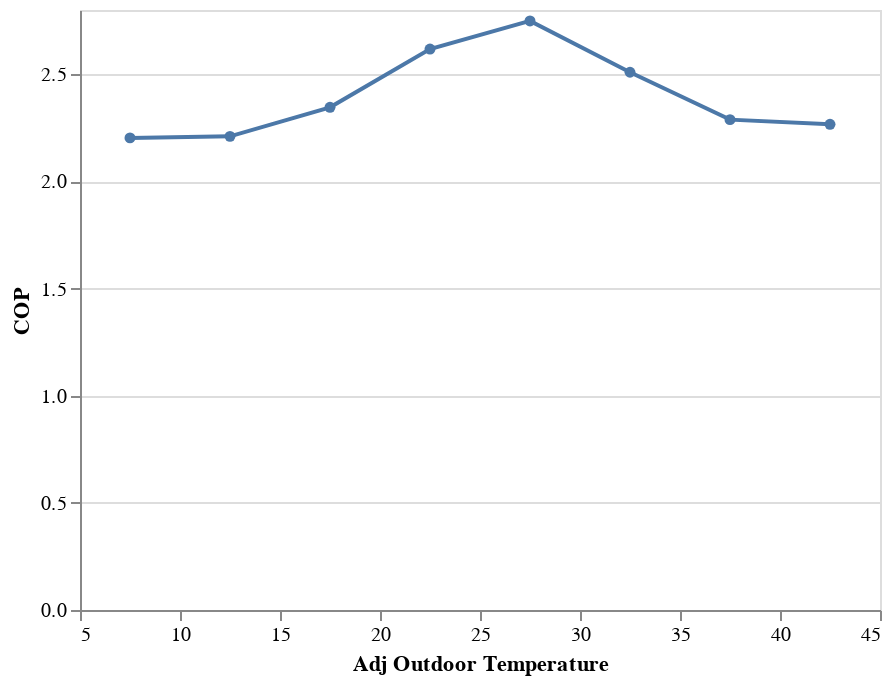

Notebook code for this chart:
### Code cell
alt.Chart(dfb).mark_line(point=True).encode(
    x = alt.X('Adj Outdoor Temp', bin=alt.Bin(maxbins=10), axis=alt.Axis(title='Adj Outdoor Temperature')),
    y = alt.Y('mean(COP)', axis=alt.Axis(title='COP')),
)

### Figure 1 — Vega-Lite specification as saved in the notebook (floating-point values rounded to 4 significant figures)
{"$schema": "https://vega.github.io/schema/vega-lite/v2.4.3.json", "config": {"view": {"height": 300, "width": 400}}, "data": {"values": [{"Adj Outdoor Temp": 16.95, "COP": 2.225, "Cycles/Hour": 0.3035, "Remote Thermostat": false}, {"Adj Outdoor Temp": 12.8, "COP": 1.988, "Cycles/Hour": 0.2437, "Remote Thermostat": false}, {"Adj Outdoor Temp": 15.61, "COP": 2.084, "Cycles/Hour": 0.3065, "Remote Thermostat": false}, {"Adj Outdoor Temp": 26.08, "COP": 2.587, "Cycles/Hour": 0.2461, "Remote Thermostat": false}, {"Adj Outdoor Temp": 14.25, "COP": 2.231, "Cycles/Hour": 0.1857, "Remote Thermostat": false}, {"Adj Outdoor Temp": 15.42, "COP": 2.217, "Cycles/Hour": 0.3114, "Remote Thermostat": false}, {"Adj Outdoor Temp": 12.36, "COP": 2.173, "Cycles/Hour": 0.3132, "Remote Thermostat": false}, {"Adj Outdoor Temp": 19.53, "COP": 2.27, "Cycles/Hour": 0.3146, "Remote Thermostat": false}, {"Adj Outdoor Temp": 13.72, "COP": 2.322, "Cycles/Hour": 0.2532, "Remote Thermostat": false}, {"Adj Outdoor Temp": 9.323, "COP": 2.203, "Cycles/Hour": 0.2544, "Remote Thermostat": false}, {"Adj Outdoor Temp": 11.41, "COP": 2.201, "Cycles/Hour": 0.3198, "Remote Thermostat": false}, {"Adj Outdoor Temp": 11.95, "COP": 2.293, "Cycles/Hour": 0.2573, "Remote Thermostat": false}, {"Adj Outdoor Temp": 11.25, "COP": 2.264, "Cycles/Hour": 0.2588, "Remote Thermostat": false}, {"Adj Outdoor Temp": 27.87, "COP": 2.544, "Cycles/Hour": 0.3907, "Remote Thermostat": false}, {"Adj Outdoor Temp": 26.45, "COP": 2.772, "Cycles/Hour": 0.7872, "Remote Thermostat": false}, {"Adj Outdoor Temp": 17.91, "COP": 2.512, "Cycles/Hour": 0.2635, "Remote Thermostat": false}, {"Adj Outdoor Temp": 17.01, "COP": 2.399, "Cycles/Hour": 0.3316, "Remote Thermostat": false}, {"Adj Outdoor Temp": 26.02, "COP": 2.776, "Cycles/Hour": 1.001, "Remote Thermostat": false}, {"Adj Outdoor Temp": 28.31, "COP": 2.513, "Cycles/Hour": 1.745, "Remote Thermostat": false}, {"Adj Outdoor Temp": 36.26, "COP": 2.094, "Cycles/Hour": 8.315, "Remote Thermostat": false}, {"Adj Outdoor Temp": 39.28, "COP": 2.238, "Cycles/Hour": 6.327, "Remote Thermostat": false}, {"Adj Outdoor Temp": 35.1, "COP": 2.361, "Cycles/Hour": 7.385, "Remote Thermostat": false}, {"Adj Outdoor Temp": 35.49, "COP": 2.191, "Cycles/Hour": 7.1, "Remote Thermostat": false}, {"Adj Outdoor Temp": 27.49, "COP": 2.764, "Cycles/Hour": 3.329, "Remote Thermostat": false}, {"Adj Outdoor Temp": 28.97, "COP": 2.84, "Cycles/Hour": 1.883, "Remote Thermostat": false}, {"Adj Outdoor Temp": 25.25, "COP": 2.888, "Cycles/Hour": 1.617, "Remote Thermostat": false}, {"Adj Outdoor Temp": 33.57, "COP": 2.402, "Cycles/Hour": 5.094, "Remote Thermostat": false}, {"Adj Outdoor Temp": 28.33, "COP": 2.749, "Cycles/Hour": 3.132, "Remote Thermostat": false}, {"Adj Outdoor Temp": 31.67, "COP": 2.649, "Cycles/Hour": 4.662, "Remote Thermostat": false}, {"Adj Outdoor Temp": 32.82, "COP": 2.483, "Cycles/Hour": 5.337, "Remote Thermostat": false}, {"Adj Outdoor Temp": 34.26, "COP": 2.481, "Cycles/Hour": 4.729, "Remote Thermostat": false}, {"Adj Outdoor Temp": 28.35, "COP": 2.852, "Cycles/Hour": 2.925, "Remote Thermostat": false}, {"Adj Outdoor Temp": 30.87, "COP": 2.701, "Cycles/Hour": 2.357, "Remote Thermostat": false}, {"Adj Outdoor Temp": 30.03, "COP": 2.639, "Cycles/Hour": 4.01, "Remote Thermostat": false}, {"Adj Outdoor Temp": 25.68, "COP": 2.77, "Cycles/Hour": 1.945, "Remote Thermostat": false}, {"Adj Outdoor Temp": 22.28, "COP": 2.56, "Cycles/Hour": 0.3013, "Remote Thermostat": false}, {"Adj Outdoor Temp": 24.63, "COP": 2.415, "Cycles/Hour": 0.3036, "Remote Thermostat": false}, {"Adj Outdoor Temp": 19.07, "COP": 2.713, "Cycles/Hour": 0.3059, "Remote Thermostat": false}, {"Adj Outdoor Temp": 32.34, "COP": 2.577, "Cycles/Hour": 5.471, "Remote Thermostat": false}, {"Adj Outdoor Temp": 34.06, "COP": 2.474, "Cycles/Hour": 5.345, "Remote Thermostat": false}, {"Adj Outdoor Temp": 24.7, "COP": 2.877, "Cycles/Hour": 2.342, "Remote Thermostat": false}, {"Adj Outdoor Temp": 26.0, "COP": 2.966, "Cycles/Hour": 1.732, "Remote Thermostat": false}, {"Adj Outdoor Temp": 25.9, "COP": 2.713, "Cycles/Hour": 1.824, "Remote Thermostat": false}, {"Adj Outdoor Temp": 27.32, "COP": 2.754, "Cycles/Hour": 3.992, "Remote Thermostat": false}, {"Adj Outdoor Temp": 35.4, "COP": 2.05, "Cycles/Hour": 6.836, "Remote Thermostat": false}, {"Adj Outdoor Temp": 33.52, "COP": 2.227, "Cycles/Hour": 7.534, "Remote Thermostat": false}, {"Adj Outdoor Temp": 37.37, "COP": 2.227, "Cycles/Hour": 8.651, "Remote Thermostat": false}, {"Adj Outdoor Temp": 35.58, "COP": 2.196, "Cycles/Hour": 8.182, "Remote Thermostat": false}, {"Adj Outdoor Temp": 34.51, "COP": 2.196, "Cycles/Hour": 7.456, "Remote Thermostat": false}, {"Adj Outdoor Temp": 25.79, "COP": 2.873, "Cycles/Hour": 0.2758, "Remote Thermostat": false}, {"Adj Outdoor Temp": 34.93, "COP": 2.425, "Cycles/Hour": 7.784, "Remote Thermostat": false}, {"Adj Outdoor Temp": 31.9, "COP": 2.86, "Cycles/Hour": 2.43, "Remote Thermostat": false}, {"Adj Outdoor Temp": 35.89, "COP": 2.048, "Cycles/Hour": 7.542, "Remote Thermostat": false}, {"Adj Outdoor Temp": 26.52, "COP": 2.624, "Cycles/Hour": 4.931, "Remote Thermostat": false}, {"Adj Outdoor Temp": 36.03, "COP": 2.228, "Cycles/Hour": 8.304, "Remote Thermostat": false}, {"Adj Outdoor Temp": 36.31, "COP": 2.439, "Cycles/Hour": 9.866, "Remote Thermostat": false}, {"Adj Outdoor Temp": 39.32, "COP": 2.517, "Cycles/Hour": 12.39, "Remote Thermostat": false}, {"Adj Outdoor Temp": 43.56, "COP": 2.267, "Cycles/Hour": 11.33, "Remote Thermostat": false}, {"Adj Outdoor Temp": 37.82, "COP": 2.419, "Cycles/Hour": 10.93, "Remote Thermostat": false}, {"Adj Outdoor Temp": 38.65, "COP": 2.315, "Cycles/Hour": 8.524, "Remote Thermostat": false}, {"Adj Outdoor Temp": 38.03, "COP": 2.592, "Cycles/Hour": 9.449, "Remote Thermostat": false}, {"Adj Outdoor Temp": 36.87, "COP": 2.411, "Cycles/Hour": 10.36, "Remote Thermostat": false}]}, "encoding": {"x": {"axis": {"title": "Adj Outdoor Temperature"}, "bin": {"maxbins": 10}, "field": "Adj Outdoor Temp", "type": "quantitative"}, "y": {"aggregate": "mean", "axis": {"title": "COP"}, "field": "COP", "type": "quantitative"}}, "mark": {"point": true, "type": "line"}}
